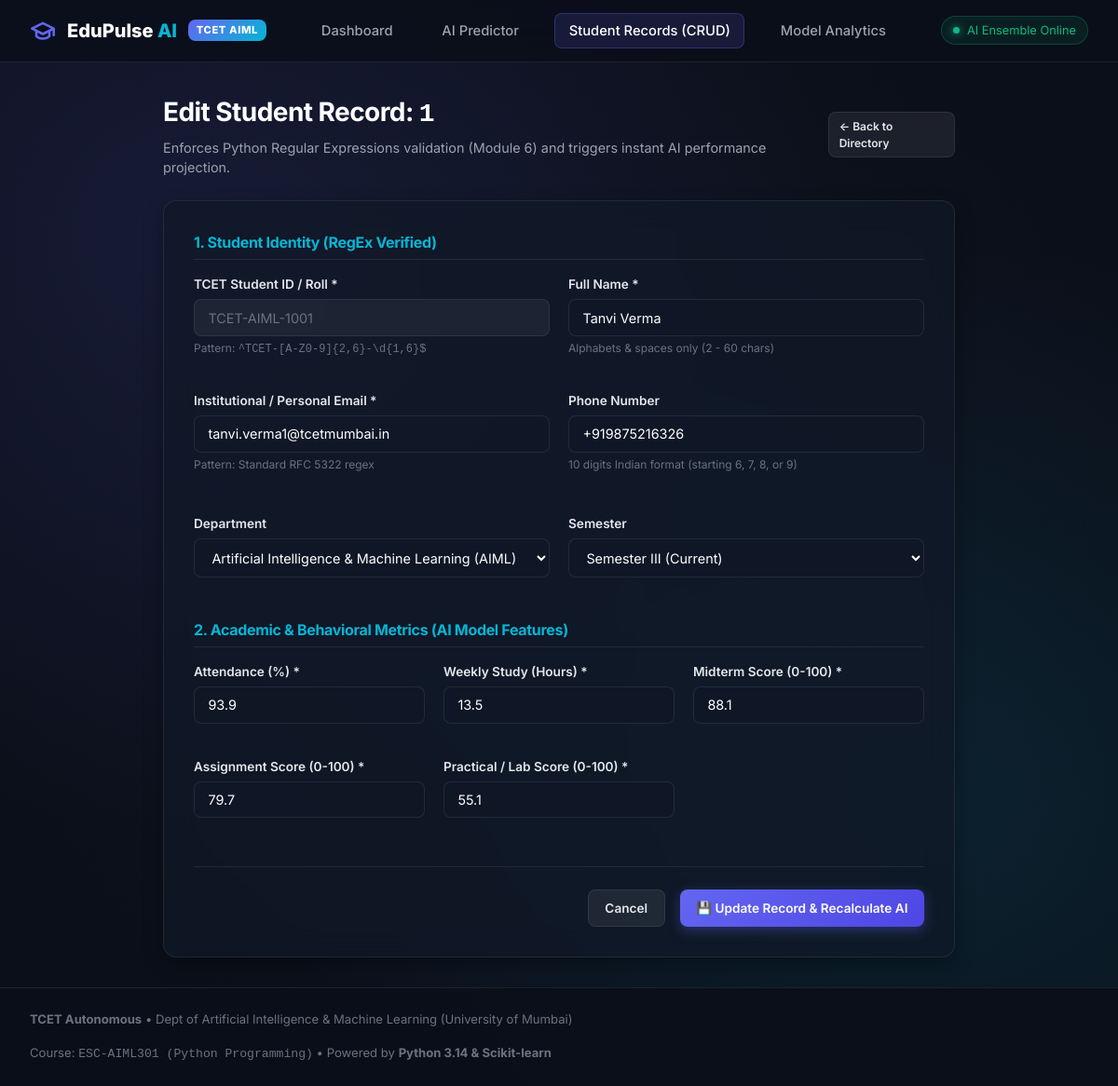
/students/edit/1, run on the app's committed database.
### tables this page shows
CREATE TABLE students (
    id INTEGER PRIMARY KEY AUTOINCREMENT,
    student_id TEXT UNIQUE NOT NULL,
    name TEXT NOT NULL,
    email TEXT UNIQUE NOT NULL,
    phone TEXT,
    department TEXT NOT NULL DEFAULT 'AIML',
    semester INTEGER NOT NULL DEFAULT 3,
    attendance REAL NOT NULL,
    study_hours_weekly REAL NOT NULL,
    midterm_score REAL NOT NULL,
    assignment_score REAL NOT NULL,
    lab_score REAL NOT NULL,
    extracurricular_hours REAL NOT NULL DEFAULT 4.0,
    predicted_grade TEXT,
    predicted_gpa REAL,
    risk_level TEXT,
    created_at TIMESTAMP DEFAULT CURRENT_TIMESTAMP,
    updated_at TIMESTAMP DEFAULT CURRENT_TIMESTAMP
);

### app/routes/student_routes.py (the view, shortened to what this page needs)
@student_bp.route("/edit/<student_id>", methods=["GET", "POST"])
def edit_student(student_id: str):
    db: DatabaseManager = current_app.db
    student = db.get_student_by_id(student_id)
    return render_template("student_form.html", student=student, is_edit=True, student_id=student_id, active_page="students")

### app/database/db.py (called while the page is built)
    @contextmanager
    def get_connection(self):
        conn = sqlite3.connect(self.db_path)
        conn.row_factory = sqlite3.Row
        try:
            yield conn
        finally:
            conn.close()

    def get_student_by_id(self, student_id: str) -> Dict[str, Any]:
        sql = "SELECT * FROM students WHERE student_id = ? OR id = ?"
        with self.get_connection() as conn:
            cursor = conn.cursor()
            cursor.execute(sql, (student_id, student_id))
            row = cursor.fetchone()
            if not row:
                raise StudentNotFoundError(student_id)
            return dict(row)

### app/templates/student_form.html (shortened to what this page needs)
{% extends "base.html" %}
{% block content %}
<div style="max-width: 850px; margin: 0 auto;">
    <div style="display: flex; justify-content: space-between; align-items: center; margin-bottom: 1.5rem;">
        <div>
            <h1 style="font-size: 1.75rem; margin-bottom: 0.25rem;">
                {% if is_edit %}Edit Student Record: <code>{{ student_id }}</code>{% else %}Enroll New Student{% endif %}
            </h1>
            <p style="color: var(--text-secondary); font-size: 0.9rem;">
                Enforces Python Regular Expressions validation (Module 6) and triggers instant AI performance projection.
            </p>
        </div>
        <a href="{{ url_for('students.list_students') }}" class="btn btn-secondary btn-sm">&larr; Back to Directory</a>
    </div>
    <div class="glass-panel" style="padding: 2rem;">
        <form method="POST">
            <h3 style="font-size: 1rem; color: var(--accent-secondary); margin-bottom: 1rem; padding-bottom: 0.4rem; border-bottom: 1px solid var(--border-glass);">
                1. Student Identity (RegEx Verified)
            </h3>
            <div style="display: grid; grid-template-columns: 1fr 1fr; gap: 1.25rem; margin-bottom: 1rem;">
                <div class="form-group">
                    <label class="form-label" for="student_id">TCET Student ID / Roll *</label>
                    <input type="text" id="student_id" name="student_id" class="form-input"
                           placeholder="e.g. TCET-AIML-1099"
                           value="{{ student.student_id|default('') }}"
                           {% if is_edit %}readonly style="background: rgba(255,255,255,0.05); color: var(--text-muted);"{% endif %}
                           required>
                    <div class="form-hint">Pattern: <code>^TCET-[A-Z0-9]{2,6}-\d{1,6}$</code></div>
                </div>
                <div class="form-group">
                    <label class="form-label" for="name">Full Name *</label>
                    <input type="text" id="name" name="name" class="form-input"
                           placeholder="e.g. Aryan Sharma"
                           value="{{ student.name|default('') }}"
                           required>
                    <div class="form-hint">Alphabets & spaces only (2 - 60 chars)</div>
                </div>
            </div>
            <div style="display: grid; grid-template-columns: 1fr 1fr; gap: 1.25rem; margin-bottom: 1.5rem;">
                <div class="form-group">
                    <label class="form-label" for="email">Institutional / Personal Email *</label>
                    <input type="email" id="email" name="email" class="form-input"
                           placeholder="e.g. aryan.sharma@tcetmumbai.in"
                           value="{{ student.email|default('') }}"
                           required>
                    <div class="form-hint">Pattern: Standard RFC 5322 regex</div>
                </div>
                <div class="form-group">
                    <label class="form-label" for="phone">Phone Number</label>
                    <input type="tel" id="phone" name="phone" class="form-input"
                           placeholder="+919876543210"
                           value="{{ student.phone|default('') }}">
                    <div class="form-hint">10 digits Indian format (starting 6, 7, 8, or 9)</div>
                </div>
            </div>
            <div style="display: grid; grid-template-columns: 1fr 1fr; gap: 1.25rem; margin-bottom: 1.5rem;">
                <div class="form-group">
                    <label class="form-label" for="department">Department</label>
                    <select id="department" name="department" class="form-select">
                        <option value="AIML" {% if student.department == 'AIML' %}selected{% endif %}>Artificial Intelligence & Machine Learning (AIML)</option>
                    </select>
                </div>
                <div class="form-group">
                    <label class="form-label" for="semester">Semester</label>
                    <select id="semester" name="semester" class="form-select">
                        <option value="3" {% if student.semester == 3 %}selected{% endif %}>Semester III (Current)</option>
                    </select>
                </div>
            </div>
            <h3 style="font-size: 1rem; color: var(--accent-secondary); margin-bottom: 1rem; padding-bottom: 0.4rem; border-bottom: 1px solid var(--border-glass);">
                2. Academic & Behavioral Metrics (AI Model Features)
            </h3>
            <div style="display: grid; grid-template-columns: 1fr 1fr 1fr; gap: 1.25rem; margin-bottom: 1rem;">
                <div class="form-group">
                    <label class="form-label" for="attendance">Attendance (%) *</label>
                    <input type="number" id="attendance" name="attendance" class="form-input"
                           min="0" max="100" step="0.5"
                           value="{{ student.attendance|default(80.0) }}" required>
                </div>
                <div class="form-group">
                    <label class="form-label" for="study_hours_weekly">Weekly Study (Hours) *</label>
                    <input type="number" id="study_hours_weekly" name="study_hours_weekly" class="form-input"
                           min="0" max="70" step="0.5"
                           value="{{ student.study_hours_weekly|default(14.0) }}" required>
                </div>
                <div class="form-group">
                    <label class="form-label" for="midterm_score">Midterm Score (0-100) *</label>
                    <input type="number" id="midterm_score" name="midterm_score" class="form-input"
                           min="0" max="100" step="0.5"
                           value="{{ student.midterm_score|default(68.0) }}" required>
                </div>
            </div>
            <div style="display: grid; grid-template-columns: 1fr 1fr 1fr; gap: 1.25rem; margin-bottom: 2rem;">
                <div class="form-group">
                    <label class="form-label" for="assignment_score">Assignment Score (0-100) *</label>
                    <input type="number" id="assignment_score" name="assignment_score" class="form-input"
                           min="0" max="100" step="0.5"
                           value="{{ student.assignment_score|default(72.0) }}" required>
                </div>
                <div class="form-group">
                    <label class="form-label" for="lab_score">Practical / Lab Score (0-100) *</label>
                    <input type="number" id="lab_score" name="lab_score" class="form-input"
                           min="0" max="100" step="0.5"
                           value="{{ student.lab_score|default(76.0) }}" required>
                </div>
            </div>
            <div style="display: flex; justify-content: flex-end; gap: 1rem; border-top: 1px solid var(--border-glass); padding-top: 1.5rem;">
                <a href="{{ url_for('students.list_students') }}" class="btn btn-secondary">Cancel</a>
                <button type="submit" class="btn btn-primary">
                    <span>{% if is_edit %}💾 Update Record & Recalculate AI{% else %}🚀 Save Student & Run AI Inference{% endif %}</span>
                </button>
            </div>
        </form>
    </div>
</div>
{% endblock %}

### app/templates/base.html (shortened to what this page needs)
<!DOCTYPE html>
<html lang="en">
<head>
    <link rel="stylesheet" href="{{ url_for('static', filename='css/style.css') }}">
</head>
<body>
    <nav class="navbar">
        <a href="{{ url_for('main.dashboard') }}" class="nav-brand">
            <svg width="28" height="28" viewBox="0 0 24 24" fill="none" stroke="currentColor" stroke-width="2.2" stroke-linecap="round" stroke-linejoin="round" style="color: var(--accent-primary);">
                <path d="M22 10v6M2 10l10-5 10 5-10 5z"/>
                <path d="M6 12v5c3 3 9 3 12 0v-5"/>
            </svg>
            <span>EduPulse <span style="color: var(--accent-secondary);">AI</span></span>
            <span class="brand-badge">TCET AIML</span>
        </a>
        <ul class="nav-links">
            <li>
                <a href="{{ url_for('main.dashboard') }}" class="nav-link {% if active_page == 'dashboard' %}active{% endif %}">
                    Dashboard
                </a>
            </li>
            <li>
                <a href="{{ url_for('main.predictor_view') }}" class="nav-link {% if active_page == 'predictor' %}active{% endif %}">
                    AI Predictor
                </a>
            </li>
            <li>
                <a href="{{ url_for('students.list_students') }}" class="nav-link {% if active_page == 'students' %}active{% endif %}">
                    Student Records (CRUD)
                </a>
            </li>
            <li>
                <a href="{{ url_for('main.analytics_view') }}" class="nav-link {% if active_page == 'analytics' %}active{% endif %}">
                    Model Analytics
                </a>
            </li>
        </ul>
        <div class="nav-status">
            <span class="status-dot"></span>
            <span>AI Ensemble Online</span>
        </div>
    </nav>
    <main class="app-container">
        {% block content %}{% endblock %}
    </main>
    <footer class="footer">
        <div>
            <strong>TCET Autonomous</strong> • Dept of Artificial Intelligence & Machine Learning (University of Mumbai)
        </div>
        <div>
            Course: <code>ESC-AIML301 (Python Programming)</code> • Powered by <strong>Python 3.14 & Scikit-learn</strong>
        </div>
    </footer>
</body>
</html>

### data on the page
students: student_id "TCET-AIML-1001", name "Tanvi Verma", email "tanvi.verma1@tcetmumbai.in", phone "+919875216326", department "Artificial Intelligence & Machine Learning (AIML)", semester "Semester III (Current)", attendance "93.9", study_hours_weekly "13.5", midterm_score "88.1", assignment_score "79.7", lab_score "55.1"

### other printed values
{{ student_id }} "1"
